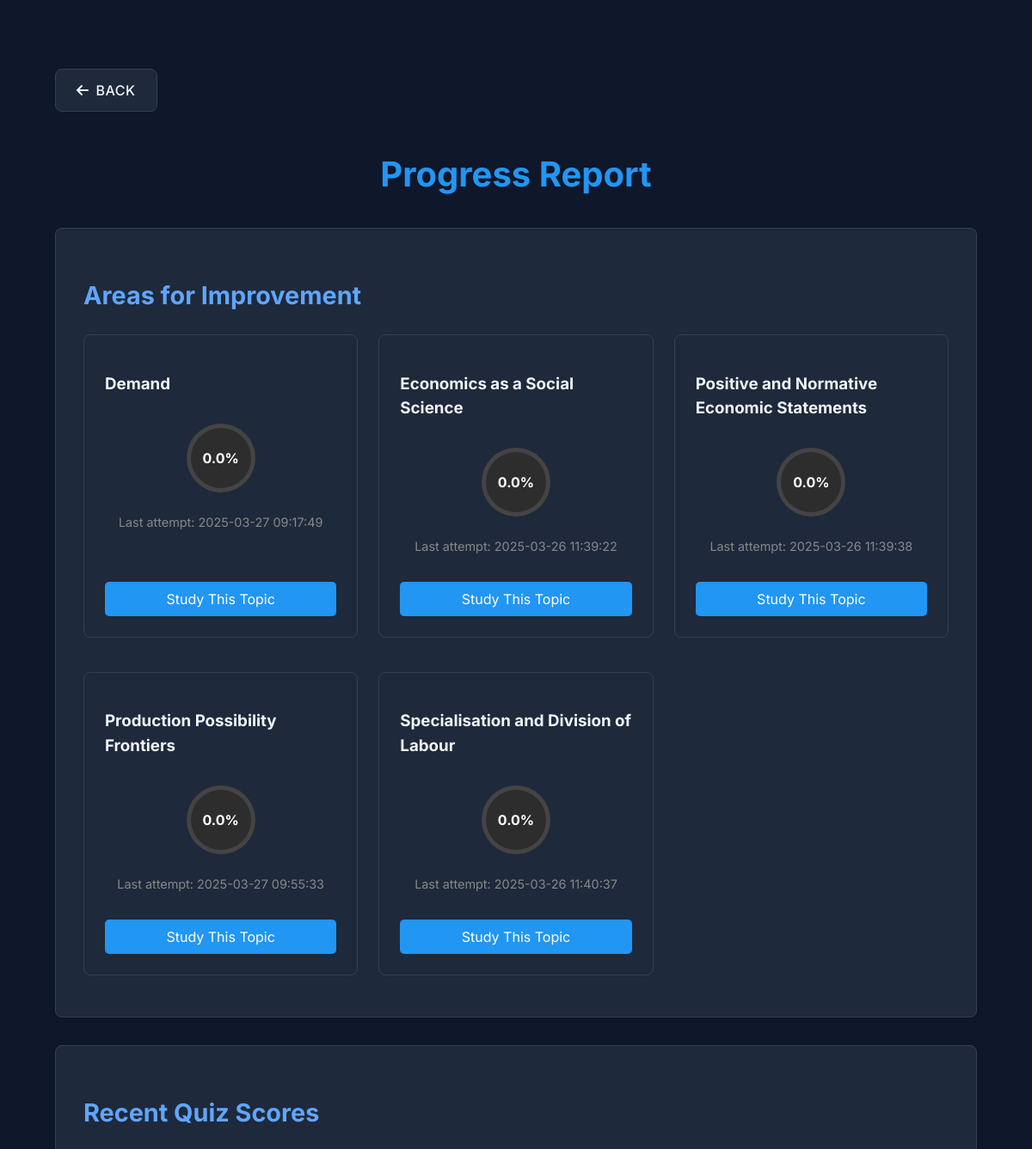
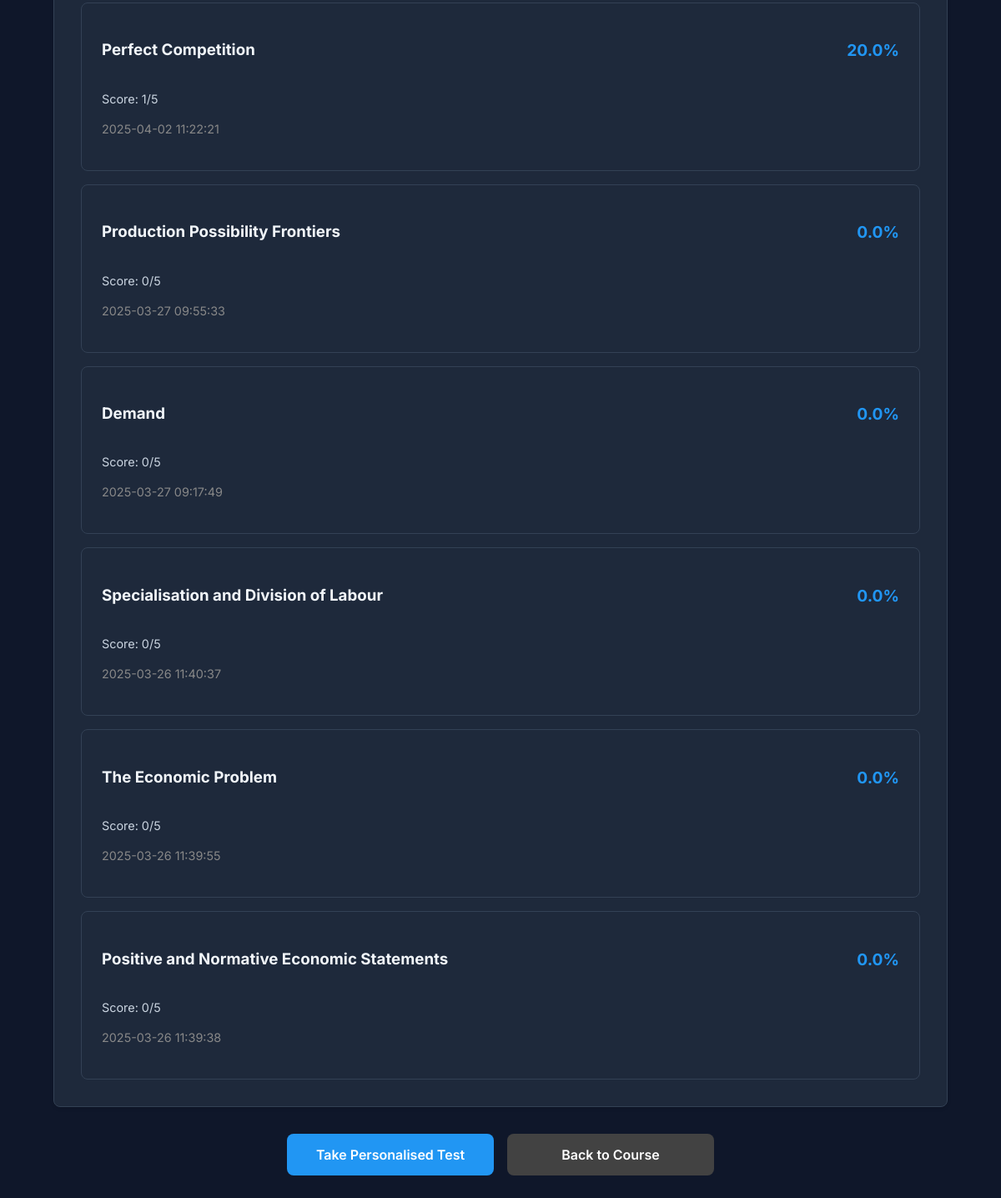
Page /progress_report/2 (signed in) on the committed database (2 pictures, top to bottom).
### tables this page shows
CREATE TABLE quiz_scores (
        id INTEGER PRIMARY KEY AUTOINCREMENT,
        user_id INTEGER,
        topic_id INTEGER,
        subtopic TEXT,
        score INTEGER,
        total_questions INTEGER,
        percentage REAL,
        date_taken TIMESTAMP DEFAULT CURRENT_TIMESTAMP,
        FOREIGN KEY (user_id) REFERENCES users(id)
    );

### app.py (the view)
@app.route('/progress_report/<int:course_id>')
def progress_report(course_id):
    if 'username' not in session:
        flash('You need to login first!')
        return redirect(url_for('login'))
    conn = sqlite3.connect('user_database.db', check_same_thread=False)
    cursor = conn.cursor()
    user_id = session['user_id']
    try:
        cursor.execute('''
            SELECT topic_id, subtopic, percentage,
                   datetime(date_taken) as formatted_date
            FROM quiz_scores
            WHERE user_id = ? AND topic_id BETWEEN 40 AND 79
            GROUP BY subtopic
            HAVING MAX(date_taken)
            ORDER BY percentage ASC
            LIMIT 5
        ''', (user_id,))
        weak_topics = cursor.fetchall()
        cursor.execute('''
            SELECT topic_id, subtopic, score, total_questions, percentage,
                   datetime(date_taken) as formatted_date
            FROM quiz_scores
            WHERE user_id = ? AND topic_id BETWEEN 40 AND 79
            ORDER BY date_taken DESC
            LIMIT 6
        ''', (user_id,))
        recent_scores = cursor.fetchall()
        return render_template('progress_report.html',
                             weak_topics=weak_topics,
                             recent_scores=recent_scores,
                             course_id=course_id,
                             hide_nav=True,
                             previous_url=url_for('view_course', course_id=course_id))
    except Exception as e:
        flash(f'An error occurred: {e}')
        return redirect(url_for('view_course', course_id=course_id))
    finally:
        conn.close()

### templates/progress_report.html (shortened to what this page needs)
{% extends "base.html" %}
{% block content %}
<div class="progress-report-container">
    <div class="page-header">
        <a href="{{ previous_url }}" class="btn btn-secondary">
            <i class="fas fa-arrow-left"></i> Back
        </a>
    </div>
    <h1 class="report-title">Progress Report</h1>
    <div class="report-section">
        <h2>Areas for Improvement</h2>
        <div class="weak-topics">
            {% if weak_topics %}
                {% for topic in weak_topics %}
                <div class="topic-card">
                    <h3>{{ topic[1] }}</h3>
                    <div class="score-info">
                        <div class="score-circle" style="--percentage: {{ topic[2] }}">
                            <span>{{ "%.1f"|format(topic[2]) }}%</span>
                        </div>
                        <p class="last-attempt">Last attempt: {{ topic[3] }}</p>
                    </div>
                    <a href="{{ url_for('view_subtopics', topic_id=topic[0]) }}" class="study-btn">Study This Topic</a>
                </div>
                {% endfor %}
            {% else %}
                <p class="no-data">No quiz data available yet. Take some quizzes to see your performance!</p>
            {% endif %}
        </div>
    </div>
    <div class="report-section">
        <h2>Recent Quiz Scores</h2>
        <div class="recent-scores">
            {% if recent_scores %}
                <div class="scores-list">
                    {% for score in recent_scores %}
                    <div class="score-card">
                        <div class="score-header">
                            <h3>{{ score[1] }}</h3>
                            <span class="percentage">{{ "%.1f"|format(score[4]) }}%</span>
                        </div>
                        <div class="score-details">
                            <p class="score">Score: {{ score[2] }}/{{ score[3] }}</p>
                            <p class="date">{{ score[5] }}</p>
                        </div>
                    </div>
                    {% endfor %}
                </div>
            {% else %}
                <p class="no-data">No recent quiz scores available.</p>
            {% endif %}
        </div>
    </div>
    <div class="action-buttons">
        <a href="{{ url_for('personalised_test', course_id=course_id) }}" class="action-btn">Take Personalised Test</a>
        <a href="{{ url_for('view_course', course_id=course_id) }}" class="action-btn secondary">Back to Course</a>
    </div>
</div>
{% endblock %}

### static/css/styles.css (style rules this page uses)
:root[data-theme="dark"] { --primary-color: #60a5fa; --primary-dark: #3b82f6; --secondary-color: #94a3b8; --success-color: #22c55e; --danger-color: #ef4444; --warning-color: #f59e0b; --background-dark: #0f172a; --card-dark: #1e293b; --text-primary: #f1f5f9; --text-secondary: #cbd5e1; --border-color: #334155; --box-shadow: 0 4px 6px rgba(0, 0, 0, 0.3); }
:root { --primary-color: #60a5fa; --primary-dark: #3b82f6; --secondary-color: #94a3b8; --success-color: #22c55e; --danger-color: #ef4444; --warning-color: #f59e0b; --background-dark: #0f172a; --card-dark: #1e293b; --text-primary: #f1f5f9; --text-secondary: #cbd5e1; --border-color: #334155; --border-radius: 12px; --box-shadow: 0 4px 6px rgba(0, 0, 0, 0.3); --transition: all 0.3s ease; }
body { font-family: 'Inter', 'Segoe UI', sans-serif; line-height: 1.7; margin: 0; padding: 0; background-color: var(--background-dark); color: var(--text-primary); }
.btn { display: inline-block; padding: 0.8rem 1.8rem; border: none; border-radius: 8px; font-size: 1rem; font-weight: 600; cursor: pointer; transition: var(--transition); text-transform: uppercase; letter-spacing: 0.5px; }
::placeholder { color: var(--text-secondary); opacity: 0.7; }
.btn { display: inline-flex; align-items: center; justify-content: center; padding: 0.75rem 1.5rem; border-radius: 6px; font-weight: 600; transition: all 0.2s ease; text-decoration: none; border: none; cursor: pointer; }
.btn-secondary { background-color: var(--secondary-color); color: white; }
.btn { padding: 0.5rem 1rem; border-radius: 6px; font-weight: 500; font-size: 0.9rem; }
.page-header { display: flex; justify-content: space-between; align-items: center; margin-bottom: 2rem; }
.btn-secondary { display: flex; align-items: center; gap: 0.5rem; background: var(--card-dark); border: 1px solid var(--border-color); color: var(--text-primary); padding: 0.75rem 1.5rem; font-size: 0.95rem; transition: all 0.3s ease; }
.btn-secondary i { font-size: 1rem; }
.topic-card { background: var(--card-dark); padding: 2rem; border-radius: var(--border-radius); border: 1px solid var(--border-color); transition: all 0.3s ease; }

### templates/base.html (style rules this page uses)
:root { --primary-color: #3b82f6; --primary-rgb: 59, 130, 246; --bg-primary: #0f172a; --bg-secondary: #1e293b; --card-dark: #1e293b; --text-primary: #e2e8f0; --text-secondary: #94a3b8; --border-color: #334155; --border-radius: 8px; --card-shadow: rgba(0, 0, 0, 0.1); --success-color: #22c55e; --year1-color: #4CAF50; --year2-color: #2196F3; }
body { background-color: var(--bg-primary); color: var(--text-primary); font-family: 'Inter', sans-serif; line-height: 1.5; margin: 0; padding: 0; }
.btn { display: inline-flex; align-items: center; gap: 0.5rem; padding: 0.75rem 1.5rem; border-radius: var(--border-radius); text-decoration: none; cursor: pointer; border: none; transition: all 0.3s ease; font-size: 1rem; font-weight: 500; }
.btn-secondary { background: var(--bg-secondary); color: var(--text-primary); border: 1px solid var(--border-color); }
.page-header { display: flex; justify-content: space-between; padding: 1rem 0; margin-bottom: 1rem; }

### rows in the picture
quiz_scores: subtopic "Demand", percentage "0.0", date_taken "2025-03-27 09:17:49", score "0", total_questions "5"
quiz_scores: subtopic "Economics as a Social Science", percentage "0.0", date_taken "2025-03-26 11:39:22"
quiz_scores: subtopic "Positive and Normative Economic Statements", percentage "0.0", date_taken "2025-03-26 11:39:38", score "0", total_questions "5"
quiz_scores: subtopic "Production Possibility Frontiers", percentage "0.0", date_taken "2025-03-27 09:55:33", score "0", total_questions "5"
quiz_scores: subtopic "Specialisation and Division of Labour", percentage "0.0", date_taken "2025-03-26 11:40:37", score "0", total_questions "5"
quiz_scores: subtopic "Perfect Competition", percentage "20.0", score "1", total_questions "5", date_taken "2025-04-02 11:22:21"
quiz_scores: subtopic "The Economic Problem", percentage "0.0", score "0", total_questions "5", date_taken "2025-03-26 11:39:55"
